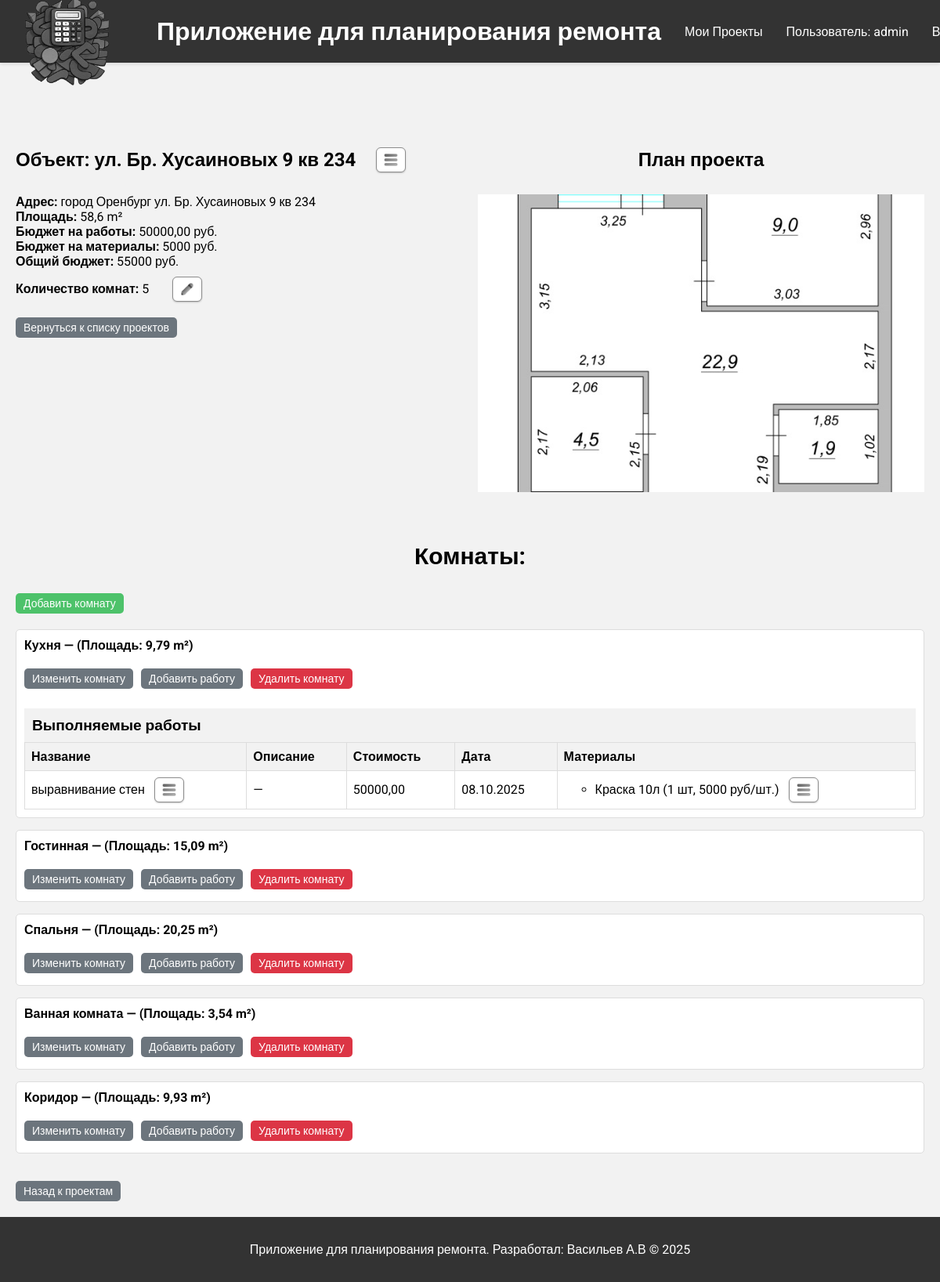
The page /apartment/1/ (signed in) on the database as committed earlier.
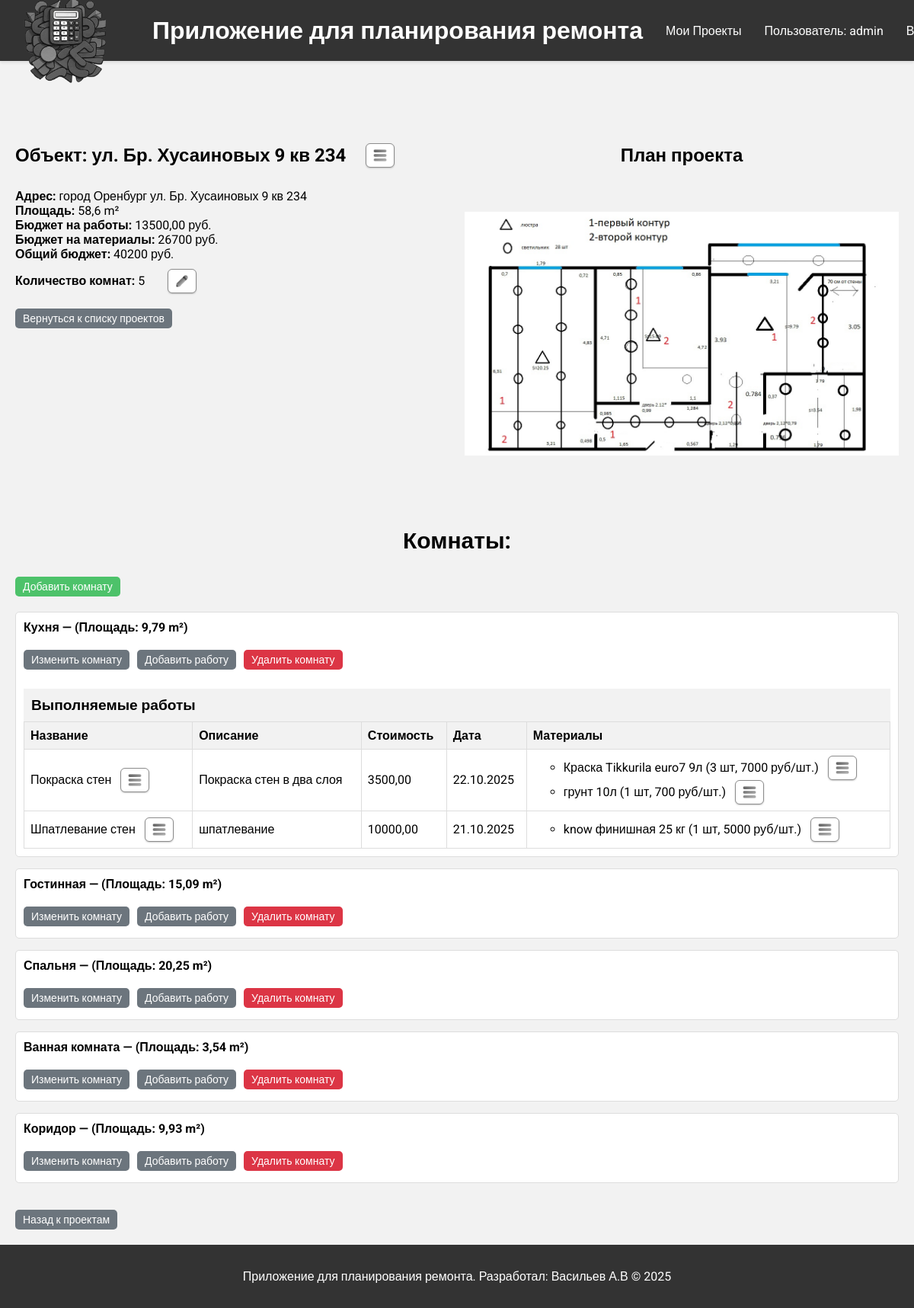
The same page on the database as committed later.
### repairs/models.py (models this page shows, shortened)
class Apartment(models.Model):
    user = models.ForeignKey(User, on_delete=models.CASCADE)
    name = models.CharField(max_length=100)
    address = models.CharField(max_length=255, blank=True)
    total_area = models.FloatField()
    image = models.ImageField(upload_to='apartment_images/', blank=True, null=True)
    def total_cost(self):
        return self.works_cost() + self.materials_cost()
    def works_cost(self):
        rooms = self.room_set.all()
        return sum(room.work_set.aggregate(total_cost=Sum('cost'))['total_cost'] or 0 for room in rooms)
    def materials_cost(self):
        rooms = self.room_set.all()
        total_materials_cost = 0
        for room in rooms:
            for work in room.work_set.all():
                materials_cost = work.material_set.aggregate(
                    total_cost=Sum(F('cost') * F('quantity'), output_field=DecimalField())
                )['total_cost'] or 0
                total_materials_cost += materials_cost
        return total_materials_cost

class Room(models.Model):
    apartment = models.ForeignKey(Apartment, on_delete=models.CASCADE)
    name = models.CharField(max_length=100)
    area = models.FloatField()

class Work(models.Model):
    room = models.ForeignKey(Room, on_delete=models.CASCADE)
    name = models.CharField(max_length=100)
    description = models.TextField(blank=True)
    cost = models.DecimalField(max_digits=10, decimal_places=2)
    date = models.DateField(default=timezone.now, blank=True, null=True)

class Material(models.Model):
    work = models.ForeignKey(Work, on_delete=models.CASCADE, related_name='material_set', null=True, blank=True )
    name = models.CharField(max_length=100)
    quantity = models.FloatField()
    cost = models.DecimalField(max_digits=10, decimal_places=2)

### repairs/views.py (the view)
# urls.py: path('apartment/<int:pk>/', views.apartment_detail, name='apartment_detail'),
@login_required
def apartment_detail(request, pk):
    apartment = get_object_or_404(Apartment, pk=pk)
    rooms = apartment.room_set.all()
    return render(request, 'repairs/apartment_detail.html', {'apartment': apartment, 'rooms': rooms})

### repairs/templates/repairs/apartment_detail.html (shortened to what this page needs)
{% extends "repairs/base.html" %}
{% load static %}
{% block content %}
<div class="container">
    <div class="project-info">
        <div class="text">
            <div class="project-header">
                <h2 style="margin-right:20px">Объект: {{ apartment.name }}</h2>
                <div class="dropdown">
                    <button class="work-action-button" onclick="toggleDropdown(event, 'dropdown-project-{{ apartment.id }}')">
                        <img src="{% static 'repairs/images/menu_icon.png' %}" alt="Действия">
                    </button>
                </div>
            </div>
            <span><strong>Адрес:</strong> {{ apartment.address }}</span>
            <span><strong>Площадь:</strong> {{ apartment.total_area }} m²</span>
            <span><strong>Бюджет на работы:</strong> {{ apartment.works_cost|floatformat:2 }} руб.</span>
            <span><strong>Бюджет на материалы:</strong> {{ apartment.materials_cost|floatformat }} руб.</span>
            <span><strong>Общий бюджет:</strong> {{ apartment.total_cost|floatformat }} руб.</span>
            <div class="project-actions">
                {% if rooms|length > 0 %}
                    <span><strong>Количество комнат:</strong> {{ rooms|length }}</span>
                    <a href="#rooms" class="project-action-button">
                        <img src="{% static 'repairs/images/edit_icon.png' %}" alt="Перейти к комнатам и работам">
                    </a>
                {% else %}
                    <span>Нет комнат</span>
                    <a href="{% url 'room_create' apartment.id %}" class="project-action-button">
                        <img src="{% static 'repairs/images/add_icon.png' %}" alt="Добавить комнату">
                    </a>
                {% endif %}
            </div>
            <div>
        <a href="{% url 'apartment' %}" class="button-secondary" style="margin-top:20px">Вернуться к списку проектов</a>
    </div>
        </div>
        <div class="image">
            <h2><strong>План проекта</strong></h2>
            {% if apartment.image %}
            <a href="{% url 'image_full' apartment.id %}" class="image-link">
                <img src="{{ apartment.image.url }}" alt="Фото проекта" class="project-image">
            </a>
            {% else %}
            <p>Нет фото проекта</p>
            {% endif %}
        </div>
    </div>
    {% if rooms|length > 0 %}
    <div>
        <h3 style="text-align: center; font-size: 30px;" id="rooms">Комнаты:</h3>
        <a href="{% url 'room_create' apartment.id %}" class="button-primary">Добавить комнату</a>
    </div>
    <ul class="room-list">
        {% for room in rooms %}
        <li class="room-item">
            <div class="room-header">
                <span class="room-name">{{ room.name }} — (Площадь: {{ room.area }} m²)</span>
            </div>
            <div class="room-actions">
                <a href="{% url 'room_edit' room.id %}" class="button-secondary">Изменить комнату</a>
                <a href="{% url 'work_create' room.id %}" class="button-secondary">Добавить работу</a>
                <a href="{% url 'room_delete' room.id %}" class="button-delete">Удалить комнату</a>
                {% if room.work_set.all %}
                <table class="table one">
                    <caption>Выполняемые работы</caption>
                    <thead>
                    <tr>
                        <th>Название</th>
                        <th>Описание</th>
                        <th>Стоимость</th>
                        <th>Дата</th>
                        <th>Материалы</th>
                    </tr>
                    </thead>
                    <tbody>
                    {% for work in room.work_set.all %}
                    <tr>
                        <td>
                            <div class="inline-item">
                                <span>{{ work.name }}</span>
                                <div class="dropdown">
                                    <button class="work-action-button"
                                            onclick="toggleDropdown(event, 'dropdown-{{ work.id }}')">
                                        <img src="{% static 'repairs/images/menu_icon.png' %}" alt="Действия">
                                    </button>
                                </div>
                            </div>
                        </td>
                        <td>{{ work.description|default:"—" }}</td>
                        <td>{{ work.cost|floatformat:2 }}</td>
                        <td>{{ work.date|date:"d.m.Y"|default:"Не указано" }}</td>
                        <td>
                            {% if work.material_set.all %}
                            <ul>
                                {% for material in work.material_set.all %}
                                <li>
                                    <div class="inline-item">
                                        <span>{{ material.name }} ({{ material.quantity|floatformat }} шт, {{ material.cost|floatformat }} руб/шт.)</span>
                                        <div class="dropdown">
                                            <button class="material-action-button"
                                                    onclick="toggleDropdown(event, 'dropdown-material-{{ material.id }}')">
                                                <img src="{% static 'repairs/images/menu_icon.png' %}" alt="Действия">
                                            </button>
                                        </div>
                                    </div>
                                </li>
                                {% endfor %}
                            </ul>
                            {% endif %}
                        </td>
                    </tr>
                    {% endfor %}
                    </tbody>
                </table>
                {% endif %}
            </div>
        </li>
        {% endfor %}
    </ul>
    {% endif %}
    <div>
        <a href="{% url 'apartment' %}" class="button-secondary">Назад к проектам</a>
    </div>
</div>
{% endblock %}

### repairs/templates/repairs/base.html (shortened to what this page needs)
<!DOCTYPE html>
{% load static %}
<html lang="ru">
<head>
    <link rel="stylesheet" href="{% static 'repairs/styles.css' %}">
</head>
<body>
<div class="container">
    <header>
        <div class="header-left">
            <a href="{% url 'index' %}">
                <img src="{% static 'repairs/logo.png' %}" alt="Logo" class="logo">
            </a>
            <h1>Приложение для планирования ремонта</h1>
        </div>
        <nav class="header-right">
            <a href="{% url 'apartment' %}"
               style="background: none; padding: 0; color: #fff; text-decoration: none; margin-right: 30px;">Мои
                Проекты</a>
            {% if user.is_authenticated %}
            <span>Пользователь: {{ user.username }} </span>
            <form method="POST" action="{% url 'logoutuser' %}" class="logout-button" style="margin-right: 20px;">
                <button type="submit" class="nav-item">Выйти</button>
            </form>
            {% else %}
            <a href="{% url 'loginuser' %}" class="nav-item">Войти</a>
            <a href="{% url 'signupuser' %}" class="nav-item">Регистрация</a>
            {% endif %}
        </nav>
    </header>
    <main class="content">
        {% block content %}
        {% endblock %}
    </main>
    <footer>
        <p>Приложение для планирования ремонта. Разработал: Васильев А.В &copy; 2025</p>
    </footer>
</div>
</body>
</html>

Rows that differ between the two databases and show on the page:
removed Work: name "выравнивание стен", description "—", cost "50000,00", date "08.10.2025", shown under Room "Кухня"
removed Material: name "Краска 10л", quantity "1", cost "5000", shown under "выравнивание стен"
changed Apartment "ул. Бр. Хусаиновых 9 кв 234": works_cost "50000,00" → "13500,00"; materials_cost "5000" → "26700"; total_cost "55000" → "40200"; image: a different picture
added Work: name "Покраска стен", description "Покраска стен в два слоя", cost "3500,00", date "22.10.2025", shown under Room "Кухня"
added Material: name "Краска Tikkurila euro7 9л", quantity "3", cost "7000", shown under "Покраска стен"
added Material: name "грунт 10л", quantity "1", cost "700", shown under "Покраска стен"
added Work: name "Шпатлевание стен", description "шпатлевание", cost "10000,00", date "21.10.2025", shown under Room "Кухня"
added Material: name "know финишная 25 кг", quantity "1", cost "5000", shown under "Шпатлевание стен"
